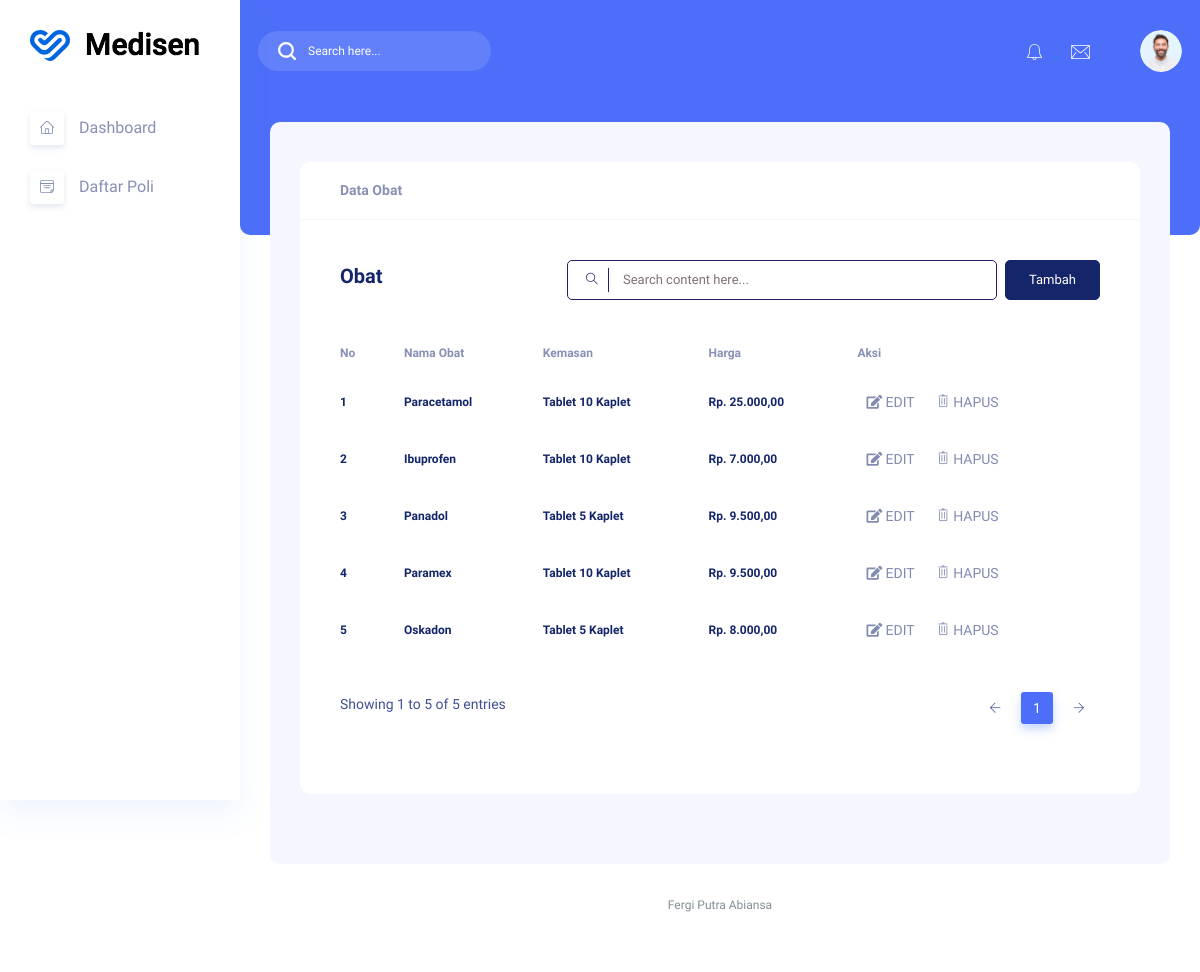
Before: /admin/obat.php (signed in) with the older database file.
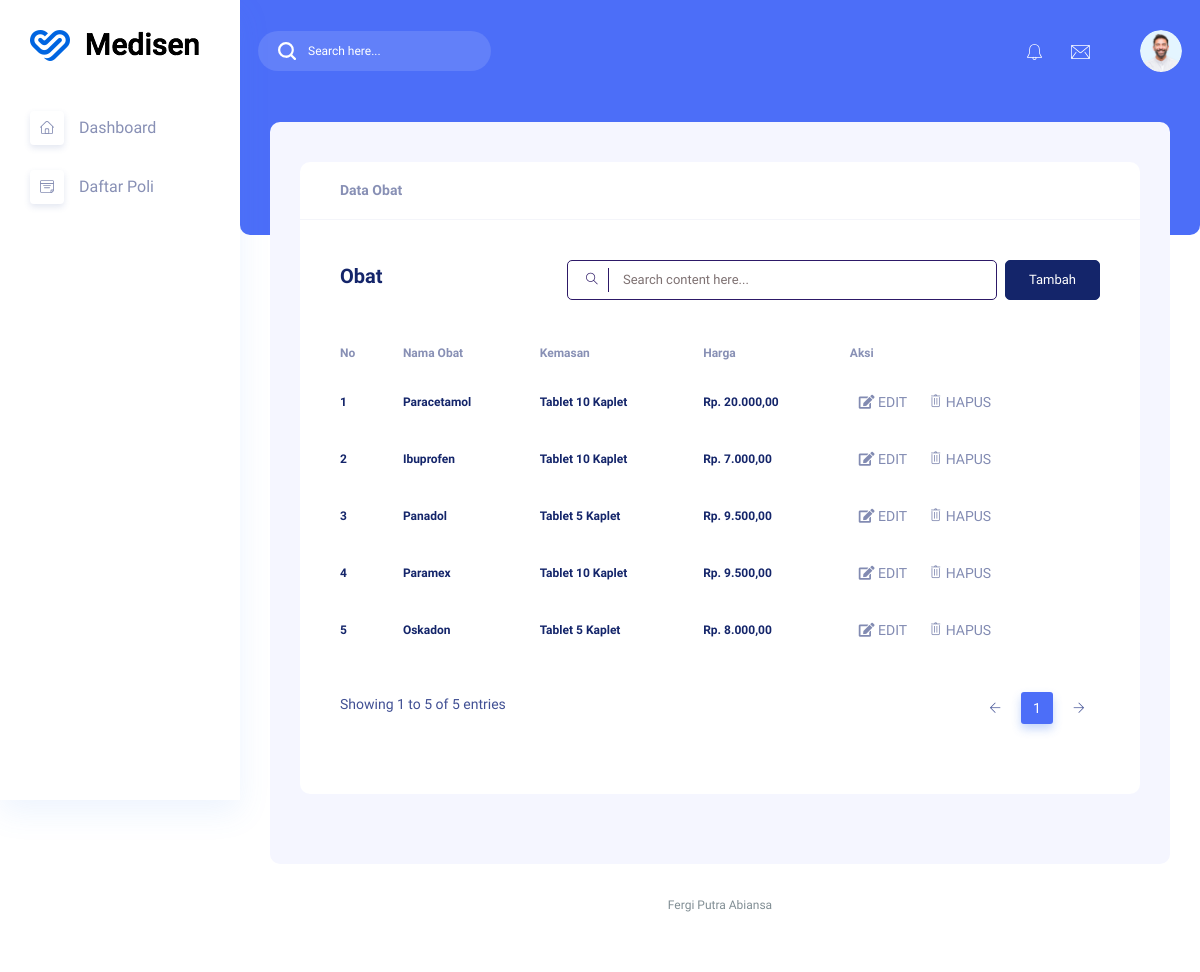
After: the same page with the newer database file.
### tables this page shows
CREATE TABLE `obat` (
  `id` int(11) UNSIGNED NOT NULL,
  `nama_obat` varchar(50) NOT NULL,
  `kemasan` varchar(35) NOT NULL,
  `harga` int(11) NOT NULL
);

### admin/obat.php (the view, shortened to what the changed rows need)
<?php
include '../koneksi.php';
$obat = mysqli_query($mysqli, "SELECT * FROM obat");
?>
<!DOCTYPE html>
<html lang="zxx">
<head>
    <link rel="stylesheet" href="../assets/css/bootstrap1.min.css" />
    <link rel="stylesheet" href="../assets/vendors/themefy_icon/themify-icons.css" />
    <link rel="stylesheet" href="../assets/vendors/niceselect/css/nice-select.css" />
    <link rel="stylesheet" href="../assets/vendors/owl_carousel/css/owl.carousel.css" />
    <link rel="stylesheet" href="../assets/vendors/gijgo/gijgo.min.css" />
    <link rel="stylesheet" href="../assets/vendors/font_awesome/css/all.min.css" />
    <link rel="stylesheet" href="../assets/vendors/tagsinput/tagsinput.css" />
    <link rel="stylesheet" href="../assets/vendors/datepicker/date-picker.css" />
    <link rel="stylesheet" href="../assets/vendors/scroll/scrollable.css" />
    <link rel="stylesheet" href="../assets/vendors/datatable/css/jquery.dataTables.min.css" />
    <link rel="stylesheet" href="../assets/vendors/datatable/css/responsive.dataTables.min.css" />
    <link rel="stylesheet" href="../assets/vendors/datatable/css/buttons.dataTables.min.css" />
    <link rel="stylesheet" href="../assets/vendors/text_editor/summernote-bs4.css" />
    <link rel="stylesheet" href="../assets/vendors/morris/morris.css">
    <link rel="stylesheet" href="../assets/vendors/material_icon/material-icons.css" />
    <link rel="stylesheet" href="../assets/css/metisMenu.css">
    <link rel="stylesheet" href="../assets/css/style1.css" />
    <link rel="stylesheet" href="../assets/css/colors/default.css" id="colorSkinCSS">
</head>
<body class="crm_body_bg">
    <section class="main_content dashboard_part large_header_bg">
        <div class="main_content_iner ">
            <div class="container-fluid p-0 ">
                <div class="row justify-content-center">
                    <div class="col-lg-12">
                        <div class="white_card card_height_100 mb_30">
                            <div class="white_card_body">
                                <div class="QA_section">
                                    <div class="QA_table mb_30">
                                        <table class="table lms_table_active">
                                            <thead>
                                                <tr>
                                                    <th scope="col">No</th>
                                                    <th scope="col">Nama Obat</th>
                                                    <th scope="col">Kemasan</th>
                                                    <th scope="col">Harga</th>
                                                    <th scope="col">Aksi</th>
                                                </tr>
                                            </thead>
                                            <tbody>
                                                <?php
                                                $no = 1;
                                                while ($row = mysqli_fetch_array($obat)) {
                                                ?>
                                                    <tr>
                                                        <td><?php echo $no++ ?></td>
                                                        <td><?php echo $row['nama_obat'] ?></td>
                                                        <td><?php echo $row['kemasan'] ?></td>
                                                        <td>Rp. <?php echo number_format($row['harga'], 2, ',', '.') ?></td>
                                                        <td>
                                                            <a href="edit_obat.php?id=<?php echo $row['id']; ?>" class="btn btn-sm"><i class='fas fa-edit'></i> EDIT</a>
                                                            <a href="#" class="btn btn-sm" onclick="confirmDelete('<?php echo $row['id']; ?>', '<?php echo $row['nama_obat']; ?>')"><i class='ti-trash'></i>
                                                                HAPUS
                                                            </a>
                                                        </td>
                                                    </tr>
                                                <?php } ?>
                                            </tbody>
                                        </table>
                                    </div>
                                </div>
                            </div>
                        </div>
                    </div>
                </div>
            </div>
        </div>
    </section>
</body>
</html>

Changed rows visible on the page:
changed obat "Paracetamol": harga "25.000,00" → "20.000,00"
